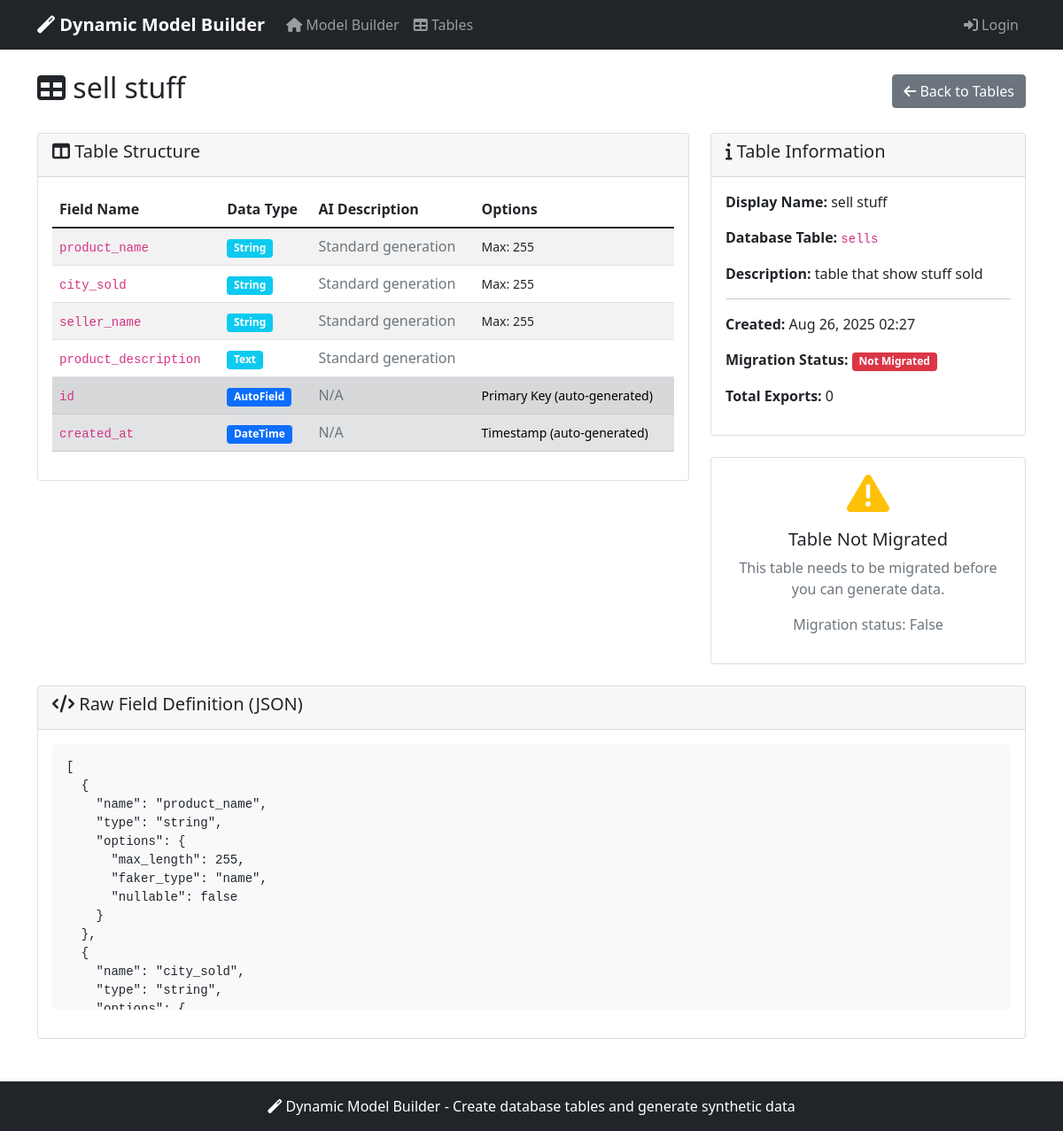
The page /table/2/ on the database its author committed.
### data_generator/models.py (models this page shows, shortened)
class DynamicTableDefinition(models.Model):
    table_name = models.CharField(max_length=100, unique=True)
    display_name = models.CharField(max_length=200)
    description = models.TextField(blank=True)
    fields_definition = models.JSONField(help_text="JSON containing field definitions")
    created_at = models.DateTimeField(auto_now_add=True)
    updated_at = models.DateTimeField(auto_now=True)
    is_migrated = models.BooleanField(default=False)
    migration_file = models.CharField(max_length=255, blank=True)
    class Meta:
        ordering = ['-created_at']

### data_generator/views.py (the view)
# urls.py: path('table/<int:table_id>/', views.dynamic_table_detail, name='dynamic_table_detail'),
def dynamic_table_detail(request, table_id):
    table_def = get_object_or_404(DynamicTableDefinition, pk=table_id)
    exports = table_def.exports.all()[:10]
    from django.conf import settings
    has_env_api_key = bool(getattr(settings, 'OPENAI_API_KEY', ''))
    context = {
        'table_def': table_def,
        'recent_exports': exports,
        'fields_json': json.dumps(table_def.fields_definition, indent=2),
        'has_env_api_key': has_env_api_key
    }
    return render(request, 'data_generator/dynamic_table_detail.html', context)

### data_generator/templates/data_generator/dynamic_table_detail.html (shortened to what this page needs)
{% extends 'data_generator/base.html' %}
{% block content %}
<div class="d-flex justify-content-between align-items-center mb-4">
    <h2><i class="fas fa-table"></i> {{ table_def.display_name }}</h2>
    <div>
        <a href="{% url 'dynamic_table_list' %}" class="btn btn-secondary">
            <i class="fas fa-arrow-left"></i> Back to Tables
        </a>
    </div>
</div>
<div class="row">
    <div class="col-md-8">
        <div class="card mb-4">
            <div class="card-header">
                <h5><i class="fas fa-columns"></i> Table Structure</h5>
            </div>
            <div class="card-body">
                <div class="table-responsive">
                    <table class="table table-striped">
                        <thead>
                            <tr>
                                <th>Field Name</th>
                                <th>Data Type</th>
                                <th>AI Description</th>
                                <th>Options</th>
                            </tr>
                        </thead>
                        <tbody>
                            {% for field in table_def.fields_definition %}
                                <tr>
                                    <td><code>{{ field.name }}</code></td>
                                    <td>
                                        <span class="badge bg-info">{{ field.type|title }}</span>
                                    </td>
                                    <td>
                                        {% if field.options.ai_description %}
                                            <small class="text-info">{{ field.options.ai_description|truncatechars:50 }}</small>
                                        {% else %}
                                            <span class="text-muted">Standard generation</span>
                                        {% endif %}
                                    </td>
                                    <td>
                                        <small>
                                            {% if field.options.max_length %}
                                                Max: {{ field.options.max_length }}
                                            {% endif %}
                                        </small>
                                    </td>
                                </tr>
                            {% endfor %}
                            <tr class="table-secondary">
                                <td><code>id</code></td>
                                <td><span class="badge bg-primary">AutoField</span></td>
                                <td><span class="text-muted">N/A</span></td>
                                <td><small>Primary Key (auto-generated)</small></td>
                            </tr>
                            <tr class="table-secondary">
                                <td><code>created_at</code></td>
                                <td><span class="badge bg-primary">DateTime</span></td>
                                <td><span class="text-muted">N/A</span></td>
                                <td><small>Timestamp (auto-generated)</small></td>
                            </tr>
                        </tbody>
                    </table>
                </div>
            </div>
        </div>
    </div>
    <div class="col-md-4">
        <div class="card mb-4">
            <div class="card-header">
                <h5><i class="fas fa-info"></i> Table Information</h5>
            </div>
            <div class="card-body">
                <p><strong>Display Name:</strong> {{ table_def.display_name }}</p>
                <p><strong>Database Table:</strong> <code>{{ table_def.table_name }}</code></p>
                <p><strong>Description:</strong> {{ table_def.description|default:"No description provided" }}</p>
                <hr>
                <p><strong>Created:</strong> {{ table_def.created_at|date:"M d, Y H:i" }}</p>
                <p><strong>Migration Status:</strong>
                    {% if table_def.is_migrated %}
                        <span class="badge bg-success">Migrated</span>
                    {% else %}
                        <span class="badge bg-danger">Not Migrated</span>
                    {% endif %}
                </p>
                <p><strong>Total Exports:</strong> {{ table_def.exports.count }}</p>
            </div>
        </div>
        {% if table_def.is_migrated %}
            <div class="card">
                <div class="card-header">
                    <h5><i class="fas fa-file-excel"></i> Generate Excel Data</h5>
                </div>
                <div class="card-body">
                    <form method="post" action="{% url 'generate_excel_data' table_def.id %}">
                        {% csrf_token %}
                        <div class="mb-3">
                            <label for="num_records" class="form-label">Number of Records</label>
                            <input type="number" class="form-control" id="num_records"
                                   name="num_records" value="5" min="1" max="10" required>
                            <div class="form-text">Maximum 10 records per export</div>
                        </div>
                        <div class="mb-3">
                            <label for="openai_api_key" class="form-label">OpenAI API Key</label>
                            {% if has_env_api_key %}
                                <div class="alert alert-success" role="alert">
                                    <i class="fas fa-check-circle"></i>
                                    <strong>API Key Found in .env File!</strong>
                                    Using OPENAI_API_KEY from backend configuration. You can leave this field empty.
                                </div>
                                <input type="password" class="form-control" id="openai_api_key" name="openai_api_key"
                                       placeholder="Leave empty to use environment variable (optional override)">
                            {% else %}
                                <input type="password" class="form-control" id="openai_api_key" name="openai_api_key"
                                       placeholder="sk-..." required>
                                <div class="form-text text-warning">
                                    <i class="fas fa-exclamation-triangle"></i>
                                    Required for AI-enhanced data generation.
                                    <a href="https://platform.openai.com/api-keys" target="_blank">Get your API key here</a>
                                </div>
                            {% endif %}
                        </div>
                        <div class="mb-3">
                            <div class="form-check">
                                <input class="form-check-input" type="checkbox" name="save_to_db" id="save_to_db">
                                <label class="form-check-label" for="save_to_db">
                                    Also save data to database
                                </label>
                                <div class="form-text">Data will be inserted into the {{ table_def.table_name }} table</div>
                            </div>
                        </div>
                        <div id="progress-container" class="mb-3" style="display: none;">
                        </div>
                        <div class="d-grid">
                            <button type="submit" class="btn btn-success" id="submit-btn">
                                <i class="fas fa-magic"></i> Generate & Export Excel
                            </button>
                        </div>
                    </form>
                </div>
            </div>
        {% else %}
            <div class="card">
                <div class="card-body text-center">
                    <i class="fas fa-exclamation-triangle fa-3x text-warning mb-3"></i>
                    <h5>Table Not Migrated</h5>
                    <p class="text-muted">This table needs to be migrated before you can generate data.</p>
                    <p class="text-muted">Migration status: {{ table_def.is_migrated }}</p>
                </div>
            </div>
        {% endif %}
    </div>
</div>
{% if table_def.fields_definition %}
    <div class="row mt-4">
        <div class="col-12">
            <div class="card">
                <div class="card-header">
                    <h5><i class="fas fa-code"></i> Raw Field Definition (JSON)</h5>
                </div>
                <div class="card-body">
                    <pre class="bg-light p-3 rounded" style="max-height: 300px; overflow-y: auto;"><code>{{ fields_json }}</code></pre>
                </div>
            </div>
        </div>
    </div>
{% endif %}
{% endblock %}

### rows shown on the page
DynamicTableDefinition: display_name "sell stuff", table_name "sells", description "table that show stuff sold", created_at "Aug 26, 2025 02:27", exports.count "0", is_migrated "False"

### other values the page prints
{{ field.name }} "product_name" "city_sold" "seller_name" "product_description"
{{ field.type|title }} "String" "String" "String" "Text"
{{ field.options.max_length }} "255" "255" "255"
{{ fields_json }} "[ { \"name\": \"product_name\", \"type\": \"string\", \"options\": { \"max_length\": 255, \"faker_type\": \"name\", \"nullable\": false } }, { \"name\": \"city_sold\", \"type\": \"string\",…"
